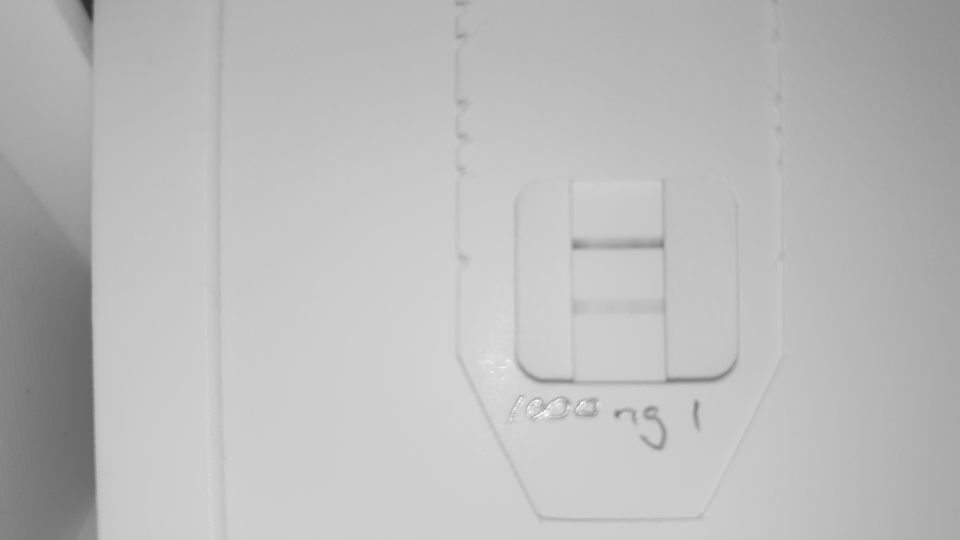
#> input picture exposure2000-1/set1-1000a.JPG, 1920 x 1080 px, found by its file name (shown at 1/2 size); the run also reads 1 picture not shown here
$ jupyter execute --allow-errors imageLoading.ipynb   (Python 2 division)   (older library calls are emulated)
#> lines starting #> are read from the running program, lines starting #| are printed output that depends on the picture
**LOAD THE CONTROL FILE**

[cell 1]
# CONTROL  FILE
from PIL import Image, ImageDraw


#upload file
from google.colab import files
uploaded = files.upload()
#> the answer given: set1-0a.JPG
for fn in uploaded.keys():
  controluploaded = fn
  print "file uploaded with filename "+fn

**LOAD SAMPLE**

[cell 2]
# MAIN FILE

from PIL import Image, ImageDraw


#upload file
from google.colab import files
uploaded = files.upload()
#> the answer given: set1-1000a.JPG
for fn in uploaded.keys():
  fileuploaded = fn
  print "file uploaded with filename "+fn

**SET COORDS FOR THE RECTANGLE**

[cell 3]
# set rectangle coords
a = 1150
b = 397
a1 = a+170
b1 = b+286

```
# This is formatted as code
```

**DRAW RECTANGLE ONTO SAMPLE IMAGE**

[cell 4]
# we get the image and convert to greyscale
image = Image.open(fileuploaded)
#> image is the input picture: PIL image 1920x1080 RGB; min 44, max 255, mean 186.5

#draw rectgnale on image
draw = ImageDraw.Draw(image)
draw.rectangle(((a, b), (a1, b1)), outline="yellow")

image

**CREATE CROPPED CONTROL IMAGE**

[cell 5]
#crop a section of the CONTROL image
from IPython.display import display
from PIL import Image, ImageDraw

#load image without  rectangle
image = Image.open(controluploaded).convert('LA')
#> image: PIL image 1920x1080 LA

controlcropped = image.crop((a,b,a1,b1))
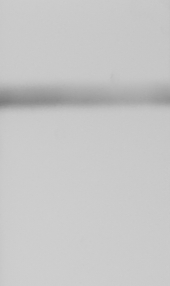
#> controlcropped: PIL image 170x286 LA; mean R, G, B, A 198.6, 198.6, 198.6, 255
controlcropped.save('controlcropped.png')

**CREATE CROPPED SAMPLE IMAGE**

[cell 6]
#crop a section of the image
from IPython.display import display

#load image without  rectangle
image = Image.open(fileuploaded).convert('LA')

cropped = image.crop((a,b,a1,b1))
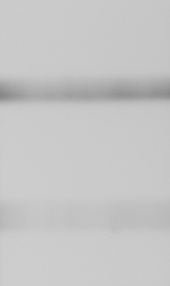
#> cropped: PIL image 170x286 LA; mean R, G, B, A 197.5, 197.5, 197.5, 255
cropped.save('cropped.png')
cropped
